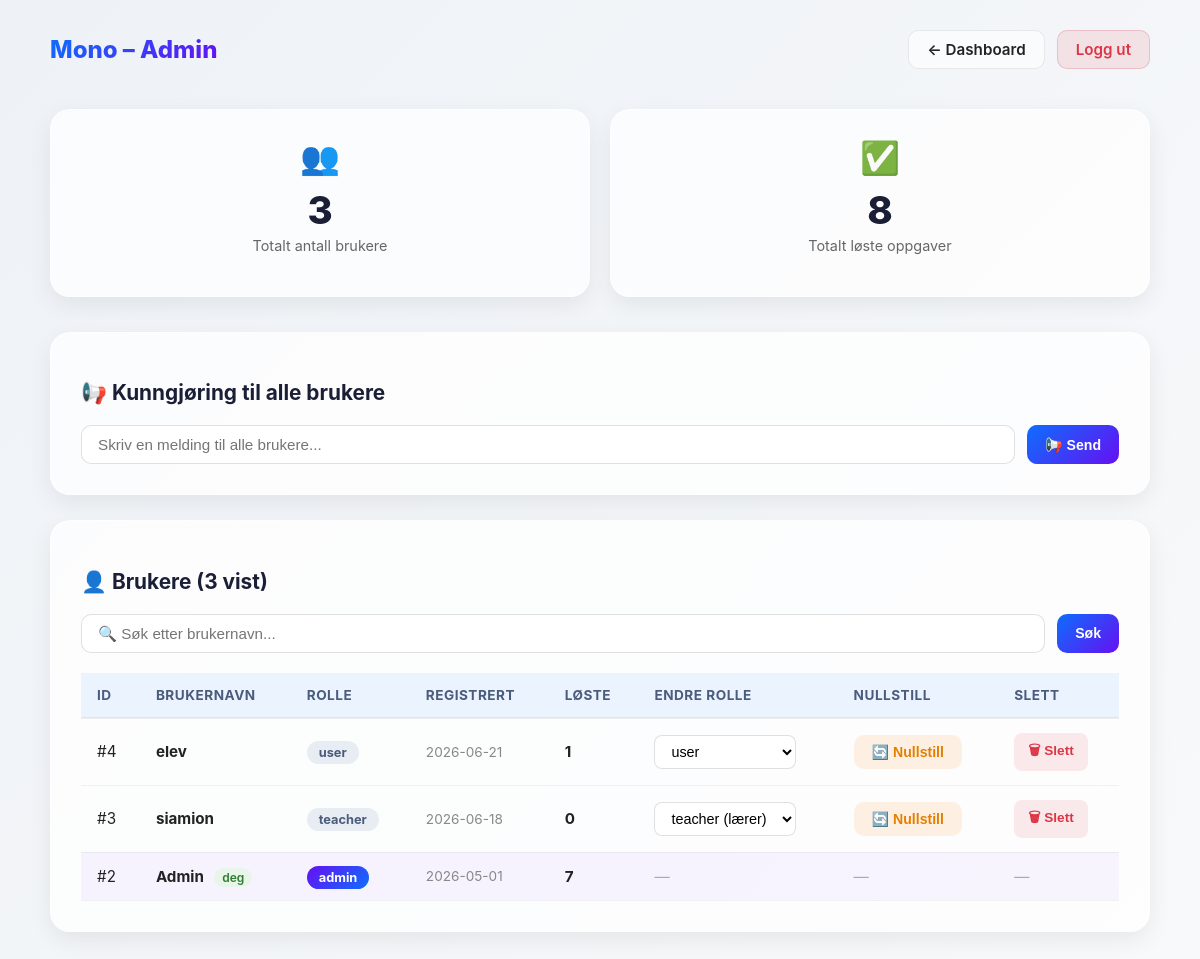
/admin (signed in), run on the app's committed database.
### tables this page shows
CREATE TABLE users (
    id INTEGER PRIMARY KEY AUTOINCREMENT,
    username TEXT UNIQUE NOT NULL,
    password_hash TEXT NOT NULL,
    role TEXT DEFAULT 'user',
    created_at TEXT DEFAULT (datetime('now'))
);

### app.py (the view)
@app.route("/admin")
@login_required
def admin():
    if session.get("role") != "admin":
        return redirect("/dashboard")
    conn = get_db()
    søk = request.args.get("søk", "").strip()
    if søk:
        users = conn.execute("""
            SELECT u.id, u.username, u.role, u.created_at,
                   COUNT(p.id) as løste
            FROM users u
            LEFT JOIN progress p ON p.user_id = u.id
            WHERE u.username LIKE ?
            GROUP BY u.id
            ORDER BY u.created_at DESC
        """, (f"%{søk}%",)).fetchall()
    else:
        users = conn.execute("""
            SELECT u.id, u.username, u.role, u.created_at,
                   COUNT(p.id) as løste
            FROM users u
            LEFT JOIN progress p ON p.user_id = u.id
            GROUP BY u.id
            ORDER BY u.created_at DESC
        """).fetchall()
    totalt_brukere = conn.execute("SELECT COUNT(*) as cnt FROM users").fetchone()["cnt"]
    totalt_løste = conn.execute("SELECT COUNT(*) as cnt FROM progress").fetchone()["cnt"]
    kunngjøring = conn.execute("SELECT * FROM kunngjøringer ORDER BY id DESC LIMIT 1").fetchone()
    return render_template("admin.html",
        users=users,
        totalt_brukere=totalt_brukere,
        totalt_løste=totalt_løste,
        current_user_id=session["user_id"],
        søk=søk,
        kunngjøring=kunngjøring
    )

### app.py (called while the page is built)
def login_required(f):
    @wraps(f)
    def wrapper(*args, **kwargs):
        if "user_id" not in session:
            return redirect("/login")
        return f(*args, **kwargs)
    return wrapper

def get_db():
    conn = sqlite3.connect(DATABASE)
    conn.row_factory = sqlite3.Row
    return conn

@app.context_processor
def inject_locale():
    return {"get_locale": get_locale}

### templates/admin.html (shortened to what this page needs)
<!DOCTYPE html>
<html lang="no">
<head>
    <link rel="stylesheet" href="/static/css/main.css">
</head>
<body>
<div class="db-page">
    <div class="db-header">
        <span class="db-logo"> Mono – Admin</span>
        <div class="db-header-right">
            <a href="/dashboard" class="db-nav-btn">← Dashboard</a>
            <a href="/logout" class="db-nav-btn db-nav-logout">Logg ut</a>
        </div>
    </div>
    <div class="db-stats" style="grid-template-columns: repeat(2, 1fr); margin-bottom: 35px;">
        <div class="db-stat-card">
            <div class="db-stat-icon">👥</div>
            <div class="db-stat-number">{{ totalt_brukere }}</div>
            <div class="db-stat-label">Totalt antall brukere</div>
        </div>
        <div class="db-stat-card">
            <div class="db-stat-icon">✅</div>
            <div class="db-stat-number">{{ totalt_løste }}</div>
            <div class="db-stat-label">Totalt løste oppgaver</div>
        </div>
    </div>
    <div class="admin-table-card" style="margin-bottom: 25px;">
        <h2 class="admin-table-title">📢 Kunngjøring til alle brukere</h2>
        <form method="POST" action="/admin/kunngjøring" style="display: flex; gap: 12px; margin-top: 12px;">
            <input type="text" name="melding" placeholder="Skriv en melding til alle brukere..."
                   class="admin-input" value="{{ kunngjøring.melding if kunngjøring else '' }}">
            <button type="submit" class="admin-action-btn admin-btn-blue">📢 Send</button>
        </form>
    </div>
    <div class="admin-table-card">
        <h2 class="admin-table-title">👤 Brukere ({{ users|length }} vist)</h2>
        <form method="GET" action="/admin" style="display: flex; gap: 12px; margin-bottom: 20px;">
            <input type="text" name="søk" placeholder="🔍 Søk etter brukernavn..."
                   class="admin-input" value="{{ søk }}">
            <button type="submit" class="admin-action-btn admin-btn-blue">Søk</button>
        </form>
        <table class="admin-table">
            <thead>
                <tr>
                    <th>ID</th>
                    <th>Brukernavn</th>
                    <th>Rolle</th>
                    <th>Registrert</th>
                    <th>Løste</th>
                    <th>Endre rolle</th>
                    <th>Nullstill</th>
                    <th>Slett</th>
                </tr>
            </thead>
            <tbody>
                {% for u in users %}
                <tr class="{{ 'admin-row-self' if u.id == current_user_id else '' }}">
                    <td>#{{ u.id }}</td>
                    <td>
                        <strong>{{ u.username }}</strong>
                        {% if u.id == current_user_id %}
                            <span class="admin-badge-you">deg</span>
                        {% endif %}
                    </td>
                    <td>
                        <span class="admin-badge {{ 'admin-badge-admin' if u.role == 'admin' else 'admin-badge-user' }}">
                            {{ u.role }}
                        </span>
                    </td>
                    <td style="color:#888; font-size:0.85rem;">
                        {{ u.created_at[:10] if u.created_at else "—" }}
                    </td>
                    <td><strong>{{ u.løste }}</strong></td>
                    <td>
                        {% if u.id != current_user_id %}
                        <form method="POST" action="/admin/rolle/{{ u.id }}">
                            <select name="rolle" class="admin-select" onchange="this.form.submit()">
                                <option value="user" {{ 'selected' if u.role == 'user' }}>user</option>
                                <option value="teacher" {{ 'selected' if u.role == 'teacher' }}>teacher (lærer)</option>
                            </select>
                        </form>
                        {% else %}
                            <span style="color:#aaa;">—</span>
                        {% endif %}
                    </td>
                    <td>
                        {% if u.id != current_user_id %}
                        <form method="POST" action="/admin/nullstill/{{ u.id }}"
                              onsubmit="return confirm('Nullstill all progresjon for {{ u.username }}?')">
                            <button type="submit" class="admin-action-btn admin-btn-orange">🔄 Nullstill</button>
                        </form>
                        {% else %}
                            <span style="color:#aaa;">—</span>
                        {% endif %}
                    </td>
                    <td>
                        {% if u.id != current_user_id %}
                        <form method="POST" action="/admin/slett/{{ u.id }}"
                              onsubmit="return confirm('Sikker på at du vil slette {{ u.username }}?')">
                            <button type="submit" class="admin-delete-btn">🗑 Slett</button>
                        </form>
                        {% else %}
                            <span style="color:#aaa;">—</span>
                        {% endif %}
                    </td>
                </tr>
                {% endfor %}
            </tbody>
        </table>
    </div>
</div>
</body>
</html>

### static/css/main.css (style rules this page uses)
body { background: linear-gradient(135deg, #eef2f7, #f8f9fa); font-family: 'Inter', sans-serif; color: #222; margin: 0; padding: 0; overflow-x: hidden; }
* { transition: 0.25s ease; }
* { scrollbar-width: thin; scrollbar-color: #bfc7d8 transparent; }
.db-page { min-height: 100vh; padding: 30px 40px; max-width: 1100px; margin: 0 auto; }
.db-header { display: flex; justify-content: space-between; align-items: center; margin-bottom: 40px; }
.db-logo { font-size: 1.5rem; font-weight: 800; background: linear-gradient(135deg, #0d6efd, #6610f2); -webkit-background-clip: text; background-clip: text; color: transparent; }
.db-header-right { display: flex; gap: 12px; }
.db-nav-btn { padding: 9px 18px; border-radius: 10px; text-decoration: none; font-weight: 600; font-size: 0.95rem; background: rgba(255,255,255,0.6); border: 1px solid rgba(0,0,0,0.08); color: #222; backdrop-filter: blur(10px); }
.db-nav-logout { background: rgba(220,53,69,0.1); color: #dc3545; border: 1px solid rgba(220,53,69,0.2); }
.db-stats { display: grid; grid-template-columns: repeat(4, 1fr); gap: 20px; }
.db-stat-card { background: rgba(255,255,255,0.7); backdrop-filter: blur(14px); border-radius: 20px; padding: 28px 24px; border: 1px solid rgba(255,255,255,0.5); box-shadow: 0 8px 25px rgba(0,0,0,0.07); text-align: center; }
.db-stat-icon { font-size: 2rem; margin-bottom: 10px; }
.db-stat-number { font-size: 2.4rem; font-weight: 800; color: #1a1f36; margin-bottom: 4px; }
.db-stat-label { font-size: 0.9rem; color: #666; margin-bottom: 14px; }
.db-page { animation: fadeIn 0.6s ease forwards; }
.db-header { animation: slideDown 0.7s ease forwards; }
.db-stat-card { opacity: 0; animation: cardPop 0.6s ease forwards; }
.db-stat-card:nth-child(1) { animation-delay: 0.2s; }
.db-stat-card:nth-child(2) { animation-delay: 0.35s; }
.admin-table-card { background: rgba(255,255,255,0.75); backdrop-filter: blur(14px); border-radius: 20px; padding: 30px; border: 1px solid rgba(255,255,255,0.5); box-shadow: 0 8px 25px rgba(0,0,0,0.07); }
.admin-table-title { font-size: 1.3rem; font-weight: 700; margin-bottom: 20px; color: #1a1f36; }
.admin-table { width: 100%; border-collapse: collapse; font-size: 0.95rem; }
.admin-table thead tr { background: rgba(13,110,253,0.07); }
.admin-table th { padding: 14px 16px; text-align: left; font-weight: 700; color: #4a5b7c; font-size: 0.85rem; text-transform: uppercase; letter-spacing: 0.5px; border-bottom: 2px solid rgba(0,0,0,0.06); }
.admin-table td { padding: 14px 16px; border-bottom: 1px solid rgba(0,0,0,0.05); vertical-align: middle; }
.admin-row-self { background: rgba(102,16,242,0.04) !important; }
.admin-badge { padding: 4px 12px; border-radius: 20px; font-size: 0.8rem; font-weight: 700; }
.admin-badge-admin { background: linear-gradient(135deg, #6610f2, #0d6efd); color: white; }
.admin-badge-user { background: #e8ecf3; color: #4a5b7c; }
.admin-badge-you { background: #e8f5e9; color: #2e7d32; padding: 2px 8px; border-radius: 10px; font-size: 0.75rem; font-weight: 600; margin-left: 6px; }
.admin-select { padding: 7px 12px; border-radius: 8px; border: 1px solid rgba(0,0,0,0.12); background: white; font-size: 0.9rem; cursor: pointer; }
.admin-delete-btn { padding: 7px 14px; border-radius: 8px; border: none; background: rgba(220,53,69,0.1); color: #dc3545; font-weight: 600; cursor: pointer; font-size: 0.85rem; transition: 0.2s ease; }
.admin-input { flex: 1; padding: 10px 16px; border-radius: 10px; border: 1px solid rgba(0,0,0,0.12); font-size: 0.95rem; background: white; }
.admin-action-btn { padding: 9px 18px; border-radius: 10px; border: none; font-weight: 600; font-size: 0.88rem; cursor: pointer; text-decoration: none; display: inline-flex; align-items: center; white-space: nowrap; }
.admin-btn-blue { background: linear-gradient(135deg, #0d6efd, #6610f2); color: white; }
.admin-btn-orange { background: rgba(255,159,67,0.15); color: #e67e00; }

### data on the page
users: id "4", username "elev", role "user", created_at "2026-06-21", løste "1"
users: id "3", username "siamion", role "teacher", created_at "2026-06-18", løste "0"
users: id "2", username "Admin", shows "deg", role "admin", created_at "2026-05-01", løste "7"

### other printed values
{{ totalt_brukere }} "3"
{{ totalt_løste }} "8"
{{ users|length }} "3"
